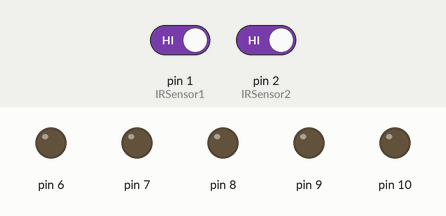
A sketch run on a simulated Arduino Uno, built with avr-gcc and run on an emulated ATmega328P. On the bench: output pins drawn as LEDs (lit = HIGH). Inputs (shaded band) come from the test bench; at power-on: pin 1 (IRSensor1) HIGH, pin 2 (IRSensor2) HIGH.

Above: at 1.2 s.
1.3 s: pin 1 (IRSensor1) driven LOW
At 2.1 s:
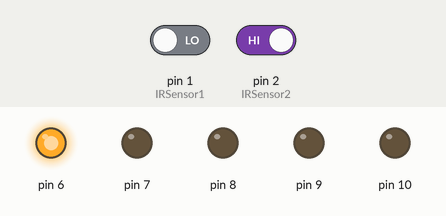
10.3 s: pin 1 (IRSensor1) driven HIGH
At 11.3 s:
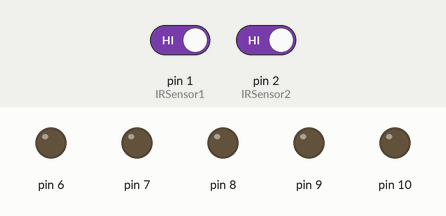
11.8 s: pin 2 (IRSensor2) driven LOW
At 12.5 s:
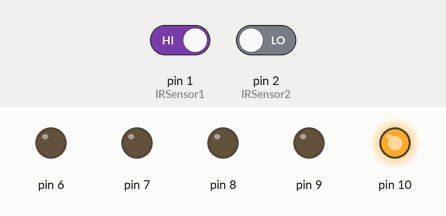
Timing chart, 0 to 20.8 s (numbered marks = the images above; inputs shaded):
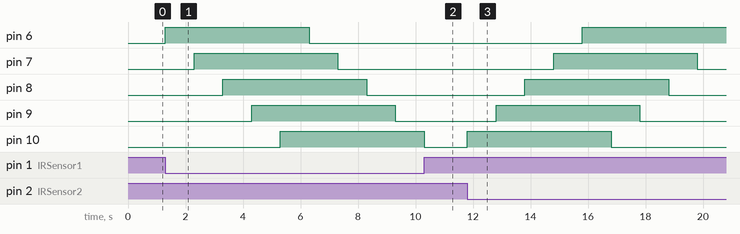

The sketch:

Stair_Light.ino
```cpp
int IRSensor1 = 1;
int IRSensor2 = 2;

void setup()
{
  pinMode (IRSensor1, INPUT);
  pinMode (IRSensor2, INPUT);
  pinMode (6, OUTPUT);
  pinMode (7, OUTPUT);
  pinMode (8, OUTPUT);
  pinMode (9, OUTPUT);
  pinMode (10, OUTPUT);
}

void loop()
{
  int statusSensor1 = digitalRead (IRSensor1);
  int statusSensor2 = digitalRead (IRSensor2);

  if (statusSensor1 == 0)
  {
    digitalWrite(6, HIGH);
    delay(1000);
     digitalWrite(7, HIGH);
    delay(1000);
     digitalWrite(8, HIGH);
    delay(1000);
     digitalWrite(9, HIGH);
    delay(1000);
     digitalWrite(10, HIGH);
     delay(1000);
     digitalWrite(6, LOW);
    delay(1000);
     digitalWrite(7, LOW);
    delay(1000);
     digitalWrite(8, LOW);
    delay(1000);
     digitalWrite(9, LOW);
    delay(1000);
     digitalWrite(10, LOW);
    delay(1000);
  }

  else
  {
     digitalWrite(10, LOW);
     digitalWrite(9, LOW);
     digitalWrite(8, LOW);
     digitalWrite(7, LOW);
     digitalWrite(6, LOW);
  }

  if (statusSensor2 == 0)
  {
     digitalWrite(10, HIGH);
    delay(1000);
     digitalWrite(9, HIGH);
    delay(1000);
     digitalWrite(8, HIGH);
    delay(1000);
     digitalWrite(7, HIGH);
    delay(1000);
     digitalWrite(6, HIGH);
    delay(1000);
     digitalWrite(10, LOW);
    delay(1000);
     digitalWrite(9, LOW);
    delay(1000);
     digitalWrite(8, LOW);
    delay(1000);
     digitalWrite(7, LOW);
    delay(1000);
     digitalWrite(6, LOW);
  }
  else
  {
     digitalWrite(10, LOW);
     digitalWrite(9, LOW);
     digitalWrite(8, LOW);
     digitalWrite(7, LOW);
     digitalWrite(6, LOW);
  }
}
```

Measured:
- after the input at 1.3 s, pin 6: LOW → HIGH at once, → LOW 5.0 s later; pin 7: LOW → HIGH after 1.0 s, → LOW 5.0 s later; pin 8: LOW → HIGH after 2.0 s, → LOW 5.0 s later; pin 9: LOW → HIGH after 3.0 s, → LOW 5.0 s later; pin 10: LOW → HIGH after 4.0 s
- after the input at 10.3 s, pin 6: stays LOW (without the input it goes to HIGH after 1.0 s)
- after the input at 11.8 s, pin 6: LOW → HIGH after 4.0 s; pin 7: LOW → HIGH after 3.0 s, → LOW 5.0 s later; pin 8: LOW → HIGH after 2.0 s, → LOW 5.0 s later; pin 9: LOW → HIGH after 1.0 s, → LOW 5.0 s later; pin 10: LOW → HIGH at once, → LOW 5.0 s later
